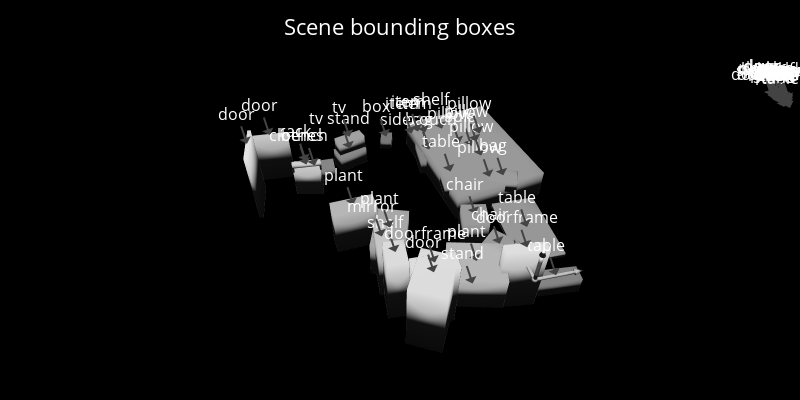

Notebook code for this chart:
### Markdown cell above
### Plot `mesh.obj`.

### Code cell
#the coords   x, y, z to plot the  triangulation as a Scatter3d trace
def coords_triangulation(vertices, faces):
    tri_vertices = vertices[faces]
    Xe = []
    Ye = []
    Ze = []
    for T in tri_vertices:
        Xe += [T[k%3][0] for k in range(4)] + [ None]
        Ye += [T[k%3][1] for k in range(4)] + [ None]
        Ze += [T[k%3][2] for k in range(4)] + [ None]
    return Xe, Ye, Ze   

msh = meshio.read("mesh.obj") #https://raw.githubusercontent.com/empet/Datasets/master/Meshes/face-mesh.obj
verts = msh.points
middle = np.max(verts, axis=0) + np.min(verts, axis=0)/2
# verts = verts - middle
I, J, K =  msh.cells_dict["triangle"].T
x, y, z = verts.T

fig = make_subplots(rows=1, cols=1, 
                   horizontal_spacing=0.015,
                   specs=[[{'type': 'scene'}]])

Xe, Ye, Ze = coords_triangulation(verts, msh.cells_dict["triangle"])
# fig.add_trace(go.Scatter3d(x=Xe,
#                      y=Ye,
#                      z=Ze,
#                      mode='lines',
#                      name='',
#                      line=dict(color="red" , width=1.5)), 1, 1)
colorscale = [[0, 'rgb(100,100,100)'], 
              [1, 'rgb(250,250,250)']]
fig.add_trace(go.Mesh3d(x=x, y=y, z=z, 
                          i=I, j=J, k=K, 
                          intensity=z, 
                          colorscale =colorscale,
                          showscale=False,
                          lighting=dict(ambient=0.1,
                                        diffuse=1,
                                        fresnel=3,  
                                        specular=0.5, 
                                        roughness=0.05),
                          lightposition=dict(x=100,
                                             y=200,
                                             z=1000)
                       ), 1, 1)
axis_prop =dict(visible=False, autorange=False)

bbb = np.array([-2.6628329922224987, 5.701635876901911, -1.1925675807319398])
ccc = np.array([0.7763073302478619, 0.550465035055614, 0.43033136404818667])

plotly_scenes = dict(xaxis=dict(range=[-11.41, 11.41], **axis_prop),
              yaxis=dict(range=[-11.41, 11.41], **axis_prop),
              zaxis=dict(range=[-14.67, 10.37], **axis_prop),
              camera_eye=dict(x=-1.85, y=-1.85, z=0.65),
              aspectratio=dict(x=1.15, y=1.15, z=1.1),
              annotations = bbox_annotations)

fig.update_layout(title_text="Scene bounding boxes", title_x=0.5, title_y=0.95,
                  font_size=16, font_color="white",
                  width=800, height=400, autosize=False, 
                  margin=dict(t=2, r=2, b=2, l=2),
                  paper_bgcolor='black',
                  scene=plotly_scenes, scene2=plotly_scenes)
fig.show()

### Figure 1 — Plotly figure (JSON) as saved in the notebook; plotly's stock layout.template omitted (floating-point values rounded to 4 significant figures; data arrays with more than 128 entries replaced by an {"elided": "..."} marker saying what was removed)
{"data": [{"colorscale": [[0, "rgb(100,100,100)"], [1, "rgb(250,250,250)"]], "i": {"elided": "2660 int values"}, "intensity": {"elided": "1414 float values"}, "j": {"elided": "2660 int values"}, "k": {"elided": "2660 int values"}, "lighting": {"ambient": 0.1, "diffuse": 1, "fresnel": 3, "roughness": 0.05, "specular": 0.5}, "lightposition": {"x": 100, "y": 200, "z": 1000}, "scene": "scene", "showscale": false, "type": "mesh3d", "x": {"elided": "1414 float values"}, "y": {"elided": "1414 float values"}, "z": {"elided": "1414 float values"}}], "layout": {"autosize": false, "dragmode": "zoom", "font": {"color": "white", "size": 16}, "height": 400, "margin": {"b": 2, "l": 2, "r": 2, "t": 2}, "paper_bgcolor": "black", "scene": {"annotations": [{"arrowhead": 1, "text": "tv stand", "x": -2.663, "y": 5.702, "z": -0.9073}, {"arrowhead": 1, "text": "bench", "x": -3.663, "y": 5.242, "z": -0.96}, {"arrowhead": 1, "text": "chair", "x": -0.2732, "y": 2.363, "z": -0.6232}, {"arrowhead": 1, "text": "sofa", "x": 0.4648, "y": 4.791, "z": -0.64}, {"arrowhead": 1, "text": "plant", "x": -2.964, "y": 2.829, "z": -0.14}, {"arrowhead": 1, "text": "shelf", "x": 0.1143, "y": 6.287, "z": -1.125}, {"arrowhead": 1, "text": "tv", "x": -2.645, "y": 5.73, "z": -0.4896}, {"arrowhead": 1, "text": "clothes", "x": -3.841, "y": 4.131, "z": 0.14}, {"arrowhead": 1, "text": "pillow", "x": 0.5841, "y": 3.681, "z": -0.82}, {"arrowhead": 1, "text": "rack", "x": -3.839, "y": 4.081, "z": 0.3}, {"arrowhead": 1, "text": "door", "x": -5.09, "y": 4.631, "z": 0.64}, {"arrowhead": 1, "text": "door", "x": -4.642, "y": 5.514, "z": 0.12}, {"arrowhead": 1, "text": "pillow", "x": 0.2764, "y": 5.189, "z": -0.8317}, {"arrowhead": 1, "text": "bag", "x": -0.581, "y": 5.179, "z": -0.9018}, {"arrowhead": 1, "text": "table", "x": 0.9181, "y": 0.5725, "z": -0.9909}, {"arrowhead": 1, "text": "pillow", "x": 0.7223, "y": 5.092, "z": -0.76}, {"arrowhead": 1, "text": "item", "x": -0.4282, "y": 6.159, "z": -1.079}, {"arrowhead": 1, "text": "pillow", "x": 0.7795, "y": 4.779, "z": -1.06}, {"arrowhead": 1, "text": "pillow", "x": 0.931, "y": 5.423, "z": -0.7651}, {"arrowhead": 1, "text": "bag", "x": 0.8244, "y": 3.444, "z": -0.586}, {"arrowhead": 1, "text": "sidecouch", "x": -0.5636, "y": 5.249, "z": -0.9451}, {"arrowhead": 1, "text": "item", "x": -0.798, "y": 6.272, "z": -1.139}, {"arrowhead": 1, "text": "table", "x": -0.3429, "y": 4.012, "z": -0.7353}, {"arrowhead": 1, "text": "doorframe", "x": -0.0571, "y": 0.4146, "z": 0.5252}, {"arrowhead": 1, "text": "plant", "x": -0.8539, "y": 0.7421, "z": -0.14}, {"arrowhead": 1, "text": "shelf", "x": -2.442, "y": 0.8642, "z": 0.4839}, {"arrowhead": 1, "text": "door", "x": -1.883, "y": 0.2569, "z": 0.5}, {"arrowhead": 1, "text": "box", "x": -1.534, "y": 6.332, "z": -1.173}, {"arrowhead": 1, "text": "mirror", "x": -2.565, "y": 1.578, "z": 0.12}, {"arrowhead": 1, "text": "doorframe", "x": -1.811, "y": 0.4473, "z": 0.52}, {"arrowhead": 1, "text": "chair", "x": -0.06099, "y": 1.398, "z": -0.6252}, {"arrowhead": 1, "text": "table", "x": 0.7336, "y": 1.766, "z": -0.68}, {"arrowhead": 1, "text": "item", "x": -0.5883, "y": 6.333, "z": -1.143}, {"arrowhead": 1, "text": "plant", "x": -2.28, "y": 2.192, "z": -0.4008}, {"arrowhead": 1, "text": "stand", "x": -0.8569, "y": 0.7471, "z": -0.98}], "aspectratio": {"x": 1.15, "y": 1.15, "z": 1.1}, "camera": {"center": {"x": -0.09157, "y": 0.1648, "z": 0.06236}, "eye": {"x": -0.1818, "y": -0.236, "z": 0.4562}, "projection": {"type": "perspective"}, "up": {"x": 0, "y": 0, "z": 1}}, "domain": {"x": [0, 1], "y": [0, 1]}, "dragmode": "turntable", "xaxis": {"autorange": false, "range": [-11.41, 11.41], "type": "linear", "visible": false}, "yaxis": {"autorange": false, "range": [-11.41, 11.41], "type": "linear", "visible": false}, "zaxis": {"autorange": false, "range": [-14.67, 10.37], "type": "linear", "visible": false}}, "scene2": {"annotations": [{"arrowhead": 1, "text": "tv stand", "x": -2.663, "y": 5.702, "z": -0.9073}, {"arrowhead": 1, "text": "bench", "x": -3.663, "y": 5.242, "z": -0.96}, {"arrowhead": 1, "text": "chair", "x": -0.2732, "y": 2.363, "z": -0.6232}, {"arrowhead": 1, "text": "sofa", "x": 0.4648, "y": 4.791, "z": -0.64}, {"arrowhead": 1, "text": "plant", "x": -2.964, "y": 2.829, "z": -0.14}, {"arrowhead": 1, "text": "shelf", "x": 0.1143, "y": 6.287, "z": -1.125}, {"arrowhead": 1, "text": "tv", "x": -2.645, "y": 5.73, "z": -0.4896}, {"arrowhead": 1, "text": "clothes", "x": -3.841, "y": 4.131, "z": 0.14}, {"arrowhead": 1, "text": "pillow", "x": 0.5841, "y": 3.681, "z": -0.82}, {"arrowhead": 1, "text": "rack", "x": -3.839, "y": 4.081, "z": 0.3}, {"arrowhead": 1, "text": "door", "x": -5.09, "y": 4.631, "z": 0.64}, {"arrowhead": 1, "text": "door", "x": -4.642, "y": 5.514, "z": 0.12}, {"arrowhead": 1, "text": "pillow", "x": 0.2764, "y": 5.189, "z": -0.8317}, {"arrowhead": 1, "text": "bag", "x": -0.581, "y": 5.179, "z": -0.9018}, {"arrowhead": 1, "text": "table", "x": 0.9181, "y": 0.5725, "z": -0.9909}, {"arrowhead": 1, "text": "pillow", "x": 0.7223, "y": 5.092, "z": -0.76}, {"arrowhead": 1, "text": "item", "x": -0.4282, "y": 6.159, "z": -1.079}, {"arrowhead": 1, "text": "pillow", "x": 0.7795, "y": 4.779, "z": -1.06}, {"arrowhead": 1, "text": "pillow", "x": 0.931, "y": 5.423, "z": -0.7651}, {"arrowhead": 1, "text": "bag", "x": 0.8244, "y": 3.444, "z": -0.586}, {"arrowhead": 1, "text": "sidecouch", "x": -0.5636, "y": 5.249, "z": -0.9451}, {"arrowhead": 1, "text": "item", "x": -0.798, "y": 6.272, "z": -1.139}, {"arrowhead": 1, "text": "table", "x": -0.3429, "y": 4.012, "z": -0.7353}, {"arrowhead": 1, "text": "doorframe", "x": -0.0571, "y": 0.4146, "z": 0.5252}, {"arrowhead": 1, "text": "plant", "x": -0.8539, "y": 0.7421, "z": -0.14}, {"arrowhead": 1, "text": "shelf", "x": -2.442, "y": 0.8642, "z": 0.4839}, {"arrowhead": 1, "text": "door", "x": -1.883, "y": 0.2569, "z": 0.5}, {"arrowhead": 1, "text": "box", "x": -1.534, "y": 6.332, "z": -1.173}, {"arrowhead": 1, "text": "mirror", "x": -2.565, "y": 1.578, "z": 0.12}, {"arrowhead": 1, "text": "doorframe", "x": -1.811, "y": 0.4473, "z": 0.52}, {"arrowhead": 1, "text": "chair", "x": -0.06099, "y": 1.398, "z": -0.6252}, {"arrowhead": 1, "text": "table", "x": 0.7336, "y": 1.766, "z": -0.68}, {"arrowhead": 1, "text": "item", "x": -0.5883, "y": 6.333, "z": -1.143}, {"arrowhead": 1, "text": "plant", "x": -2.28, "y": 2.192, "z": -0.4008}, {"arrowhead": 1, "text": "stand", "x": -0.8569, "y": 0.7471, "z": -0.98}], "aspectratio": {"x": 1.15, "y": 1.15, "z": 1.1}, "camera": {"center": {"x": -2.439, "y": -2.872, "z": 1.535e-16}, "eye": {"x": -1.316, "y": -7.362, "z": 4.089}, "projection": {"type": "perspective"}, "up": {"x": 0, "y": 0, "z": 1}}, "dragmode": "turntable", "xaxis": {"autorange": false, "range": [-11.41, 11.41], "visible": false}, "yaxis": {"autorange": false, "range": [-11.41, 11.41], "visible": false}, "zaxis": {"autorange": false, "range": [-14.67, 10.37], "visible": false}}, "title": {"text": "Scene bounding boxes", "x": 0.5, "y": 0.95}, "width": 800}}
